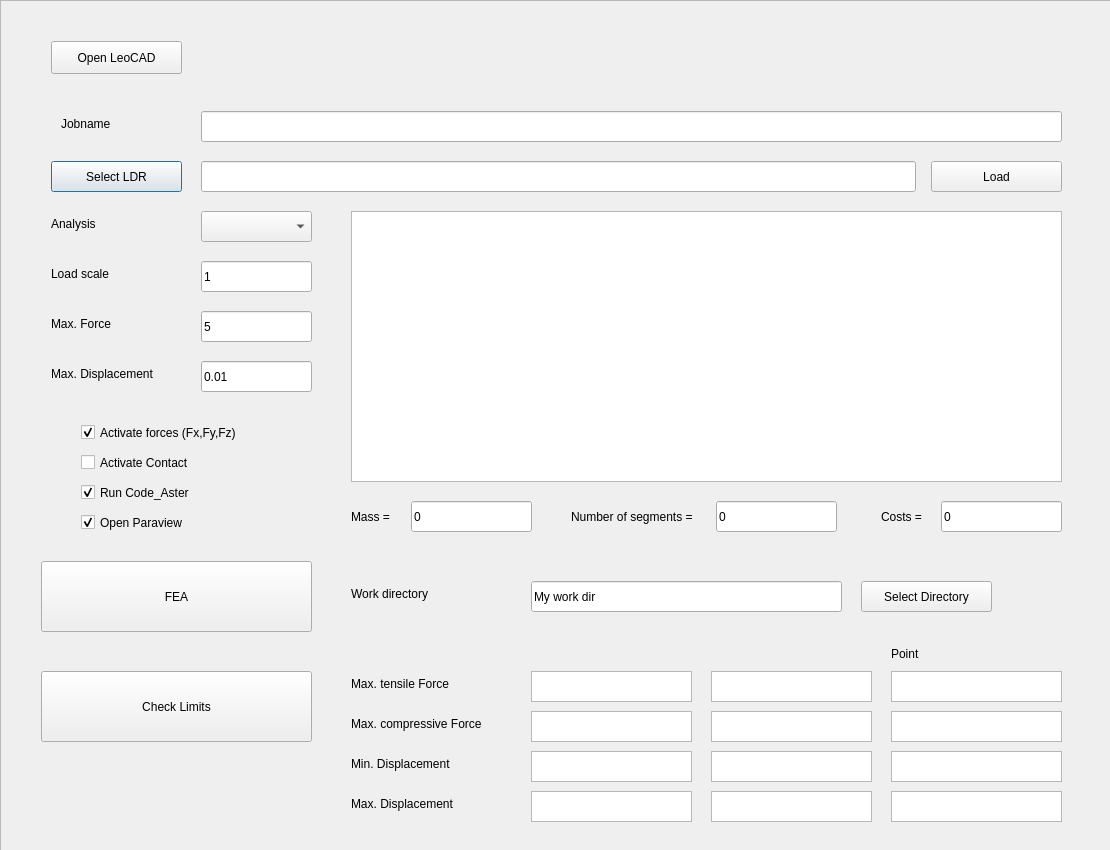
<?xml version="1.0" encoding="UTF-8"?>
<ui version="4.0">
 <class>MainDialog</class>
 <widget class="QDialog" name="MainDialog">
  <property name="geometry">
   <rect>
    <x>0</x>
    <y>0</y>
    <width>1110</width>
    <height>850</height>
   </rect>
  </property>
  <property name="windowTitle">
   <string>LeoFEA</string>
  </property>
  <widget class="QScrollArea" name="scrollArea">
   <property name="geometry">
    <rect>
     <x>0</x>
     <y>0</y>
     <width>1231</width>
     <height>851</height>
    </rect>
   </property>
   <property name="verticalScrollBarPolicy">
    <enum>Qt::ScrollBarAlwaysOff</enum>
   </property>
   <property name="widgetResizable">
    <bool>true</bool>
   </property>
   <widget class="QWidget" name="scrollAreaWidgetContents">
    <property name="geometry">
     <rect>
      <x>0</x>
      <y>0</y>
      <width>1229</width>
      <height>849</height>
     </rect>
    </property>
    <widget class="QLineEdit" name="textbox_FilenameLDR">
     <property name="geometry">
      <rect>
       <x>200</x>
       <y>160</y>
       <width>715</width>
       <height>31</height>
      </rect>
     </property>
    </widget>
	
    <widget class="QPushButton" name="button_SelectLDR">
     <property name="geometry">
      <rect>
       <x>50</x>
       <y>160</y>
       <width>131</width>
       <height>31</height>
      </rect>
     </property>
     <property name="text">
      <string>Select LDR</string>
     </property>
    </widget>
    
	<widget class="QPushButton" name="button_LoadLDR">
     <property name="geometry">
      <rect>
       <x>930</x>
       <y>160</y>
       <width>131</width>
       <height>31</height>
      </rect>
     </property>
     <property name="text">
      <string>Load</string>
     </property>
    </widget>
    <widget class="QLabel" name="label">
     <property name="geometry">
      <rect>
       <x>50</x>
       <y>210</y>
       <width>141</width>
       <height>25</height>
      </rect>
     </property>
     <property name="text">
      <string>Analysis</string>
     </property>
    </widget>
	
	
    <widget class="QComboBox" name="combo_Analysis">
     <property name="enabled">
      <bool>true</bool>
     </property>
     <property name="geometry">
      <rect>
       <x>200</x>
       <y>210</y>
       <width>111</width>
       <height>31</height>
      </rect>
     </property>
     <property name="editable">
      <bool>false</bool>
     </property>
    </widget>
	
	
    <widget class="QPushButton" name="button_startFEA">
     <property name="geometry">
      <rect>
       <x>40</x>
       <y>560</y>
       <width>271</width>
       <height>71</height>
      </rect>
     </property>
     <property name="text">
      <string>FEA</string>
     </property>
    </widget>
    
	 <widget class="QLabel" name="label_work_dir">
     <property name="geometry">
      <rect>
       <x>350</x>
       <y>580</y>
       <width>141</width>
       <height>25</height>
      </rect>
     </property>
     <property name="text">
      <string>Work directory</string>
     </property>
    </widget>
	
	 <widget class="QLineEdit" name="textbox_workdir">
     <property name="geometry">
      <rect>
       <x>530</x>
       <y>580</y>
       <width>311</width>
       <height>31</height>
      </rect>
     </property>
     <property name="text">
      <string>My work dir</string>
     </property>
    </widget>

    <widget class="QPushButton" name="button_SelectWorkdir">
     <property name="geometry">
      <rect>
       <x>860</x>
       <y>580</y>
       <width>131</width>
       <height>31</height>
      </rect>
     </property>
     <property name="text">
      <string>Select Directory</string>
     </property>
    </widget>


	
	<widget class="QPushButton" name="button_checkLimitValues">
     <property name="geometry">
      <rect>
       <x>40</x>
       <y>670</y>
       <width>271</width>
       <height>71</height>
      </rect>
     </property>
     <property name="text">
      <string>Check Limits</string>
     </property>
    </widget>
    <widget class="QPushButton" name="button_openLeoCAD">
     <property name="geometry">
      <rect>
       <x>50</x>
       <y>40</y>
       <width>131</width>
       <height>33</height>
      </rect>
     </property>
     <property name="text">
      <string>Open LeoCAD</string>
     </property>
    </widget>
    <widget class="QLabel" name="label_2">
     <property name="geometry">
      <rect>
       <x>60</x>
       <y>110</y>
       <width>71</width>
       <height>25</height>
      </rect>
     </property>
     <property name="text">
      <string>Jobname</string>
     </property>
    </widget>
    <widget class="QLineEdit" name="textbox_jobname">
     <property name="geometry">
      <rect>
       <x>200</x>
       <y>110</y>
       <width>861</width>
       <height>31</height>
      </rect>
     </property>
    </widget>
    <widget class="QLabel" name="label_3">
     <property name="geometry">
      <rect>
       <x>50</x>
       <y>260</y>
       <width>101</width>
       <height>25</height>
      </rect>
     </property>
     <property name="text">
      <string>Load scale</string>
     </property>
    </widget>
    <widget class="QLineEdit" name="textbox_gravityScale">
     <property name="geometry">
      <rect>
       <x>200</x>
       <y>260</y>
       <width>111</width>
       <height>31</height>
      </rect>
     </property>
     <property name="text">
      <string>1</string>
     </property>
    </widget>
    <widget class="QTableWidget" name="tableWidgetLDR">
     <property name="geometry">
      <rect>
       <x>350</x>
       <y>210</y>
       <width>711</width>
       <height>271</height>
      </rect>
     </property>
    </widget>
    <widget class="QLabel" name="label">
     <property name="geometry">
      <rect>
       <x>350</x>
       <y>503</y>
       <width>141</width>
       <height>25</height>
      </rect>
     </property>
     <property name="text">
      <string>Mass = </string>
     </property>
    </widget>
    <widget class="QLineEdit" name="textbox_mass">
     <property name="geometry">
      <rect>
       <x>410</x>
       <y>500</y>
       <width>121</width>
       <height>31</height>
      </rect>
     </property>
     <property name="text">
      <string>0</string>
     </property>
    </widget>
    <widget class="QLabel" name="label">
     <property name="geometry">
      <rect>
       <x>570</x>
       <y>503</y>
       <width>141</width>
       <height>25</height>
      </rect>
     </property>
     <property name="text">
      <string>Number of segments = </string>
     </property>
    </widget>
    <widget class="QLineEdit" name="textbox_numberBricks">
     <property name="geometry">
      <rect>
       <x>715</x>
       <y>500</y>
       <width>121</width>
       <height>31</height>
      </rect>
     </property>
     <property name="text">
      <string>0</string>
     </property>
    </widget>
    <widget class="QLabel" name="label">
     <property name="geometry">
      <rect>
       <x>880</x>
       <y>503</y>
       <width>121</width>
       <height>25</height>
      </rect>
     </property>
     <property name="text">
      <string>Costs = </string>
     </property>
    </widget>
    <widget class="QLineEdit" name="textbox_costs">
     <property name="geometry">
      <rect>
       <x>940</x>
       <y>500</y>
       <width>121</width>
       <height>31</height>
      </rect>
     </property>
     <property name="text">
      <string>0</string>
     </property>
    </widget>
    <widget class="QCheckBox" name="checkBox_force">
     <property name="geometry">
      <rect>
       <x>80</x>
       <y>420</y>
       <width>211</width>
       <height>23</height>
      </rect>
     </property>
     <property name="text">
      <string>Activate forces (Fx,Fy,Fz)</string>
     </property>
     <property name="checked">
      <bool>true</bool>
     </property>
    </widget>
    <widget class="QCheckBox" name="checkBox_contact">
     <property name="geometry">
      <rect>
       <x>80</x>
       <y>450</y>
       <width>211</width>
       <height>23</height>
      </rect>
     </property>
     <property name="text">
      <string>Activate Contact</string>
     </property>
     <property name="checked">
      <bool>false</bool>
     </property>
    </widget>
    <widget class="QCheckBox" name="checkBox_CodeAster">
     <property name="geometry">
      <rect>
       <x>80</x>
       <y>480</y>
       <width>211</width>
       <height>23</height>
      </rect>
     </property>
     <property name="text">
      <string>Run Code_Aster</string>
     </property>
     <property name="checked">
      <bool>true</bool>
     </property>
    </widget>
    <widget class="QCheckBox" name="checkBox_OpenParaview">
     <property name="geometry">
      <rect>
       <x>80</x>
       <y>510</y>
       <width>211</width>
       <height>23</height>
      </rect>
     </property>
     <property name="text">
      <string>Open Paraview</string>
     </property>
     <property name="checked">
      <bool>true</bool>
     </property>
    </widget>
    <widget class="QTextEdit" name="textEdit_resultsMinForce">
     <property name="geometry">
      <rect>
       <x>530</x>
       <y>670</y>
       <width>161</width>
       <height>31</height>
      </rect>
     </property>
    </widget>
	
	
    <widget class="QLabel" name="label_4">
     <property name="geometry">
      <rect>
       <x>350</x>
       <y>670</y>
       <width>141</width>
       <height>25</height>
      </rect>
     </property>
     <property name="text">
      <string>Max. tensile Force</string>
     </property>
    </widget>
	
	
    <widget class="QLabel" name="label_5">
     <property name="geometry">
      <rect>
       <x>50</x>
       <y>310</y>
       <width>101</width>
       <height>25</height>
      </rect>
     </property>
     <property name="text">
      <string>Max. Force</string>
     </property>
    </widget>
	
    <widget class="QLineEdit" name="textbox_maxForce">
     <property name="geometry">
      <rect>
       <x>200</x>
       <y>310</y>
       <width>111</width>
       <height>31</height>
      </rect>
     </property>
     <property name="text">
      <string>5</string>
     </property>
    </widget>
    <widget class="QLineEdit" name="textbox_maxDisplacement">
     <property name="geometry">
      <rect>
       <x>200</x>
       <y>360</y>
       <width>111</width>
       <height>31</height>
      </rect>
     </property>
     <property name="text">
      <string>0.01</string>
     </property>
    </widget>
    <widget class="QLabel" name="label_6">
     <property name="geometry">
      <rect>
       <x>50</x>
       <y>360</y>
       <width>131</width>
       <height>25</height>
      </rect>
     </property>
     <property name="text">
      <string>Max. Displacement</string>
     </property>
    </widget>
    <widget class="QLabel" name="label_7">
     <property name="geometry">
      <rect>
       <x>350</x>
       <y>790</y>
       <width>141</width>
       <height>25</height>
      </rect>
     </property>
     <property name="text">
      <string>Max. Displacement</string>
     </property>
    </widget>
    <widget class="QLabel" name="label_8">
     <property name="geometry">
      <rect>
       <x>350</x>
       <y>750</y>
       <width>141</width>
       <height>25</height>
      </rect>
     </property>
     <property name="text">
      <string>Min. Displacement</string>
     </property>
    </widget>
    <widget class="QTextEdit" name="textEdit_resultsMaxDisplacement">
     <property name="geometry">
      <rect>
       <x>530</x>
       <y>790</y>
       <width>161</width>
       <height>31</height>
      </rect>
     </property>
    </widget>
    <widget class="QTextEdit" name="textEdit_resultsMinDisplacement">
     <property name="geometry">
      <rect>
       <x>530</x>
       <y>750</y>
       <width>161</width>
       <height>31</height>
      </rect>
     </property>
    </widget>
    <widget class="QTextEdit" name="textEdit_resultsMaxForce">
     <property name="geometry">
      <rect>
       <x>530</x>
       <y>710</y>
       <width>161</width>
       <height>31</height>
      </rect>
     </property>
    </widget>
    <widget class="QLabel" name="label_9">
     <property name="geometry">
      <rect>
       <x>350</x>
       <y>710</y>
       <width>171</width>
       <height>25</height>
      </rect>
     </property>
     <property name="text">
      <string>Max. compressive Force</string>
     </property>
    </widget>
    <widget class="QTextEdit" name="textEdit_resultsMaxForce_p">
     <property name="geometry">
      <rect>
       <x>890</x>
       <y>710</y>
       <width>171</width>
       <height>31</height>
      </rect>
     </property>
    </widget>
    <widget class="QTextEdit" name="textEdit_resultsMinForce_p">
     <property name="geometry">
      <rect>
       <x>890</x>
       <y>670</y>
       <width>171</width>
       <height>31</height>
      </rect>
     </property>
    </widget>
    <widget class="QTextEdit" name="textEdit_resultsMaxDisplacement_p">
     <property name="geometry">
      <rect>
       <x>890</x>
       <y>790</y>
       <width>171</width>
       <height>31</height>
      </rect>
     </property>
    </widget>
    <widget class="QTextEdit" name="textEdit_resultsMinDisplacement_p">
     <property name="geometry">
      <rect>
       <x>890</x>
       <y>750</y>
       <width>171</width>
       <height>31</height>
      </rect>
     </property>
    </widget>
    <widget class="QTextEdit" name="textEdit_resultsMaxDisplacement_m">
     <property name="geometry">
      <rect>
       <x>710</x>
       <y>790</y>
       <width>161</width>
       <height>31</height>
      </rect>
     </property>
    </widget>
    <widget class="QTextEdit" name="textEdit_resultsMinDisplacement_m">
     <property name="geometry">
      <rect>
       <x>710</x>
       <y>750</y>
       <width>161</width>
       <height>31</height>
      </rect>
     </property>
    </widget>
    <widget class="QTextEdit" name="textEdit_resultsMaxForce_m">
     <property name="geometry">
      <rect>
       <x>710</x>
       <y>710</y>
       <width>161</width>
       <height>31</height>
      </rect>
     </property>
    </widget>
    <widget class="QTextEdit" name="textEdit_resultsMinForce_m">
     <property name="geometry">
      <rect>
       <x>710</x>
       <y>670</y>
       <width>161</width>
       <height>31</height>
      </rect>
     </property>
    </widget>
    <widget class="QLabel" name="label_10">
     <property name="geometry">
      <rect>
       <x>890</x>
       <y>640</y>
       <width>141</width>
       <height>25</height>
      </rect>
     </property>
     <property name="text">
      <string>Point</string>
     </property>
    </widget>
   </widget>
  </widget>
 </widget>
 <resources/>
 <connections/>
</ui>
